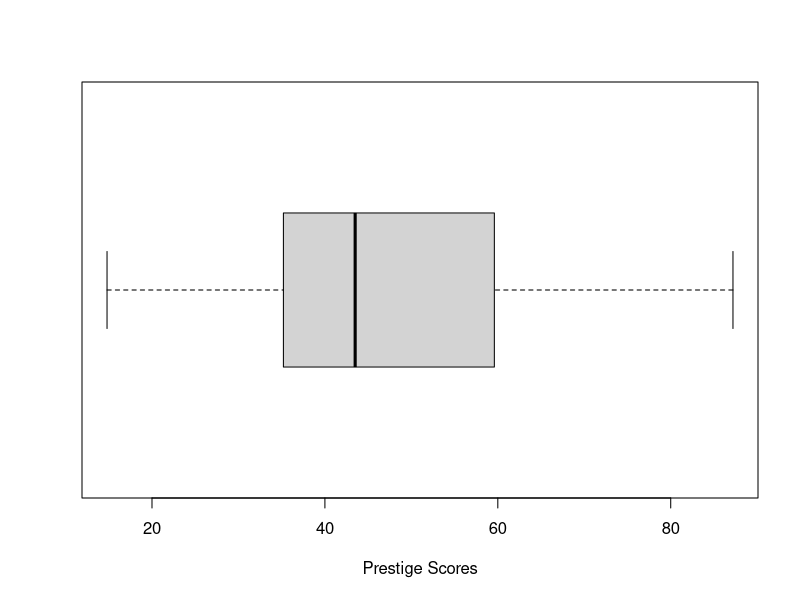
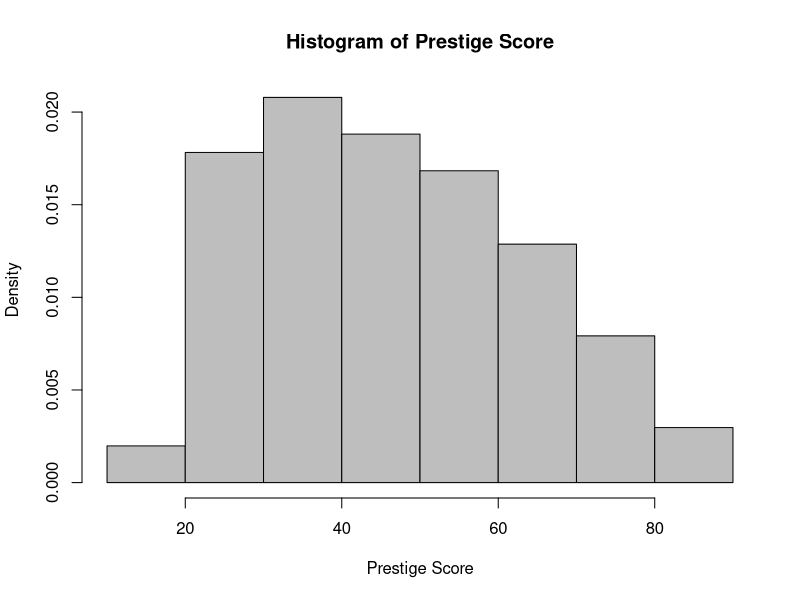
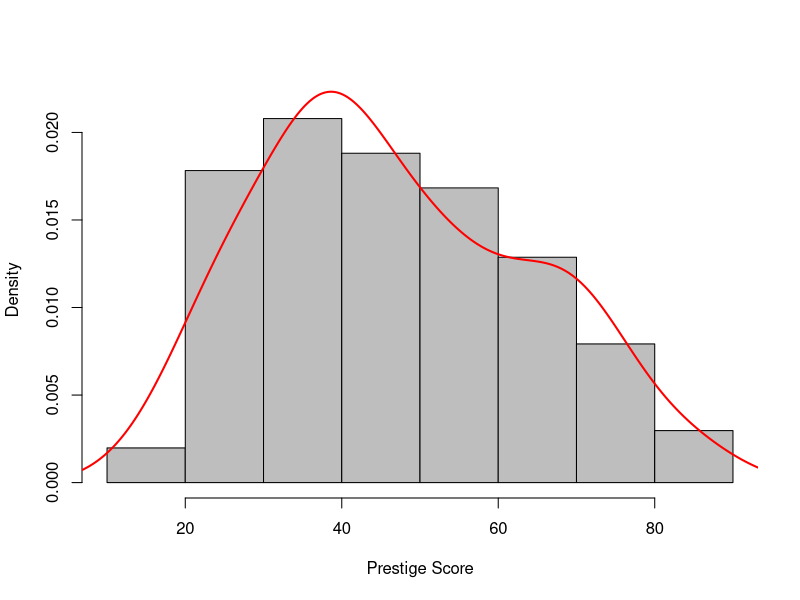
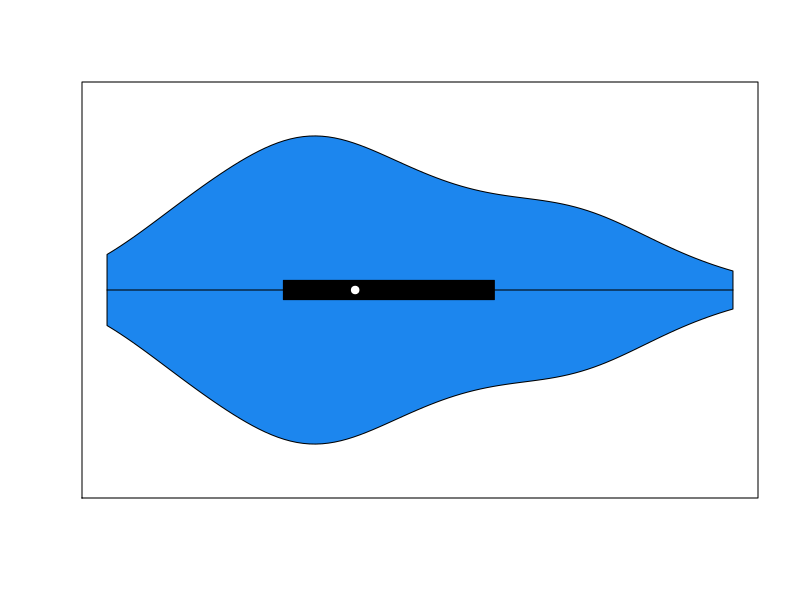
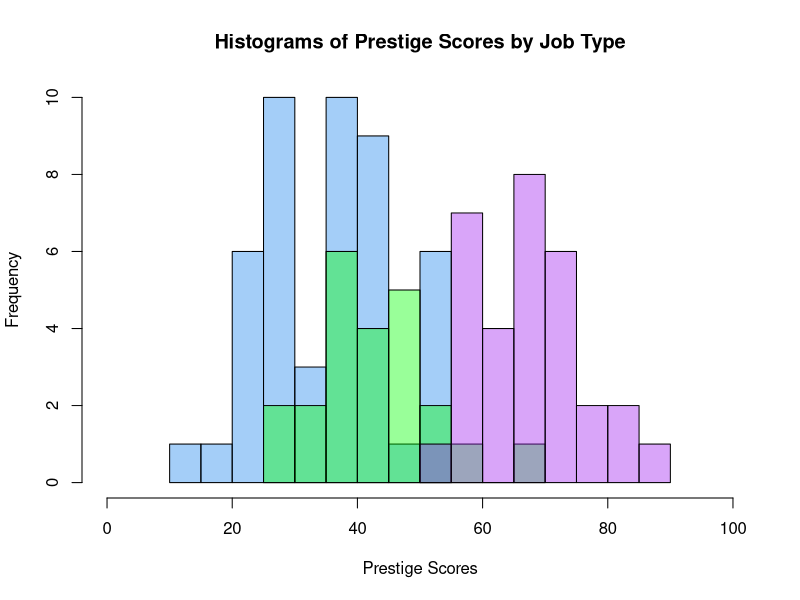
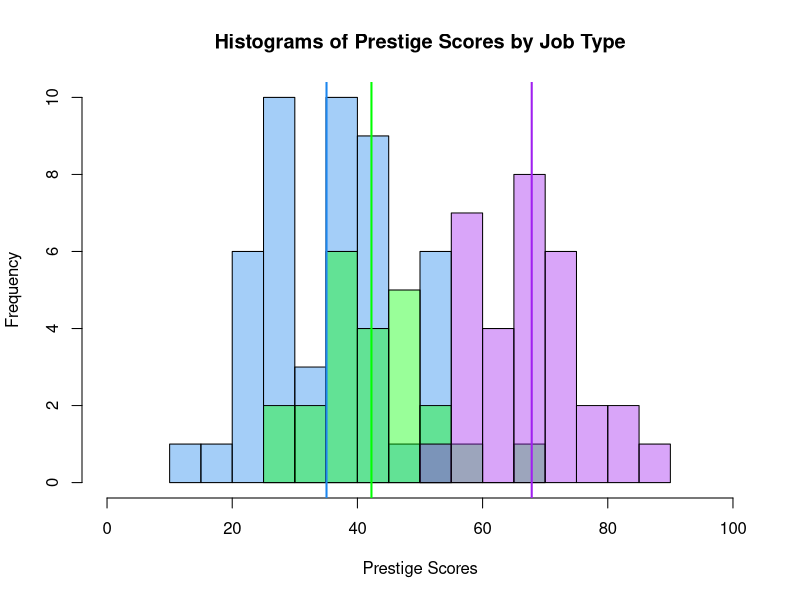
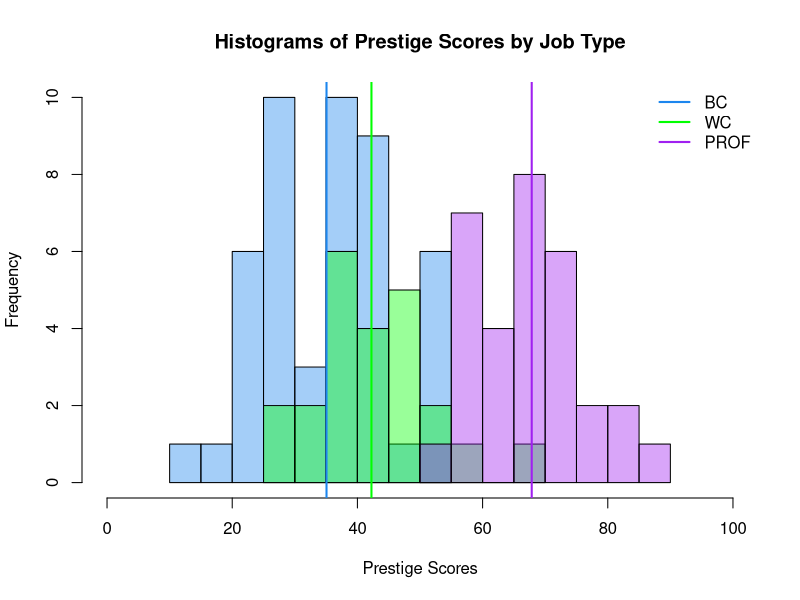
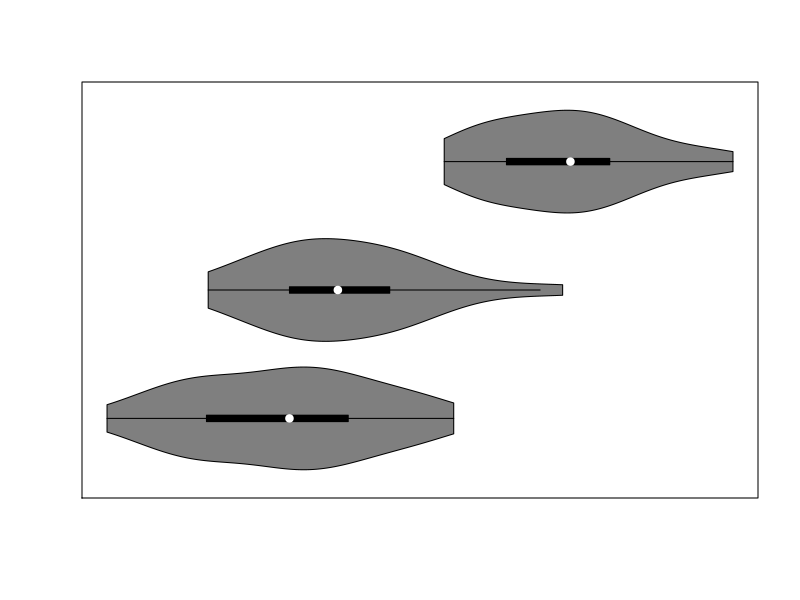

Here is the R script that generated these plots, in order:
## ---- chunk 1
knitr::opts_chunk$set(echo = FALSE)
library(vioplot)
## ---- chunk 2
str(mean)
str(matrix)
str(sample)
## ---- chunk 3
myDF <- data.frame(names=c('Albert', 'Bianca', 'Cat'), height=c(71, 57, 64), female=c(0,1,1))
## ---- chunk 4
str(myDF)

prestige <- read.table(file = here::here("data", "prestige_v2.csv"),
                       sep=",",
                       header=TRUE,
                       row.names=1)
str(prestige)
## ---- chunk 5
summary(prestige)
## ---- chunk 6
summary(prestige$prestige)
## ---- chunk 7
boxplot(prestige$prestige, horizontal=TRUE, xlab='Prestige Scores')
## ---- chunk 8
hist(prestige$prestige, freq = FALSE, 
     col = "grey",
     main = "Histogram of Prestige Score", 
     xlab = "Prestige Score")
## ---- chunk 9
hist(prestige$prestige, freq=FALSE, col = "grey", main = "", xlab = "Prestige Score", ylim=c(0,0.022))
lines(density(prestige$prestige, bw='nrd0'), col = "red", lwd = 2)
## ---- chunk 10
vioplot(prestige$prestige, horizontal=TRUE, col='dodgerblue2',
  names='Prestige Scores')
## ---- chunk 11
pp <- prestige$prestige
hist(pp[prestige$type=='bc'], breaks=10, main='Histograms of Prestige Scores by Job Type',
  xlab='Prestige Scores', col=adjustcolor('dodgerblue2',.4), xlim=c(0,100))
hist(pp[prestige$type=='wc'], breaks=10, col=adjustcolor('green', .4), add=TRUE)
hist(pp[prestige$type=='prof'], breaks=10, col=adjustcolor('purple', .4), add=TRUE)
## ---- chunk 12
hist(pp[prestige$type=='bc'], breaks=10, main='Histograms of Prestige Scores by Job Type',
  xlab='Prestige Scores', col=adjustcolor('dodgerblue2',.4), xlim=c(0,100))
hist(pp[prestige$type=='wc'], breaks=10, col=adjustcolor('green', .4), add=TRUE)
hist(pp[prestige$type=='prof'], breaks=10, col=adjustcolor('purple', .4), add=TRUE)

abline(v=mean(pp[prestige$type=='bc']), lwd=2, col='dodgerblue2')
abline(v=mean(pp[prestige$type=='wc']), lwd=2, col='green')
abline(v=mean(pp[prestige$type=='prof']), lwd=2, col='purple')
## ---- chunk 13
hist(pp[prestige$type=='bc'], breaks=10, main='Histograms of Prestige Scores by Job Type',
  xlab='Prestige Scores', col=adjustcolor('dodgerblue2',.4), xlim=c(0,100))
hist(pp[prestige$type=='wc'], breaks=10, col=adjustcolor('green', .4), add=TRUE)
hist(pp[prestige$type=='prof'], breaks=10, col=adjustcolor('purple', .4), add=TRUE)

abline(v=mean(pp[prestige$type=='bc']), lwd=2, col='dodgerblue2')
abline(v=mean(pp[prestige$type=='wc']), lwd=2, col='green')
abline(v=mean(pp[prestige$type=='prof']), lwd=2, col='purple')

legend("topright", legend = c("BC", "WC", "PROF"),
       col = c("dodgerblue2", "green", "purple"), lty = 1, lwd = 2, bty = "n")
## ---- chunk 14
vioplot(pp[prestige$type=='bc'], pp[prestige$type=='wc'], pp[prestige$type=='prof'],
  horizontal=TRUE, names=c('BC', 'WC', 'PROF'))
## ---- chunk 15
plot(x = prestige$education, y = prestige$prestige, pch = 20,
     main = "Prestige Score by Education",
     xlab = "Avg. Years of Education", ylab = "Prestige Score")
## ---- chunk 16
plot(prestige$education, prestige$prestige, pch = 20,
     main = "Prestige Score by Education",
     xlab = "Avg. Years of Education", ylab = "Prestige Score")

abline(reg = lm(prestige ~ education, data = prestige),
  col = "green", lwd = 2)  # linear regression

lines(lowess(x = prestige$education, y = prestige$prestige),
  col = "red", lwd = 2)  # smoother

legend("topleft", legend = c("Regression Line", "Smoother"),
  col = c("green", "red"), lwd = c(2,2), lty = 1, bty = "n")
## ---- chunk 17
library(car)
scatterplotMatrix( prestige[ ,c("prestige","education","income","women")] )
